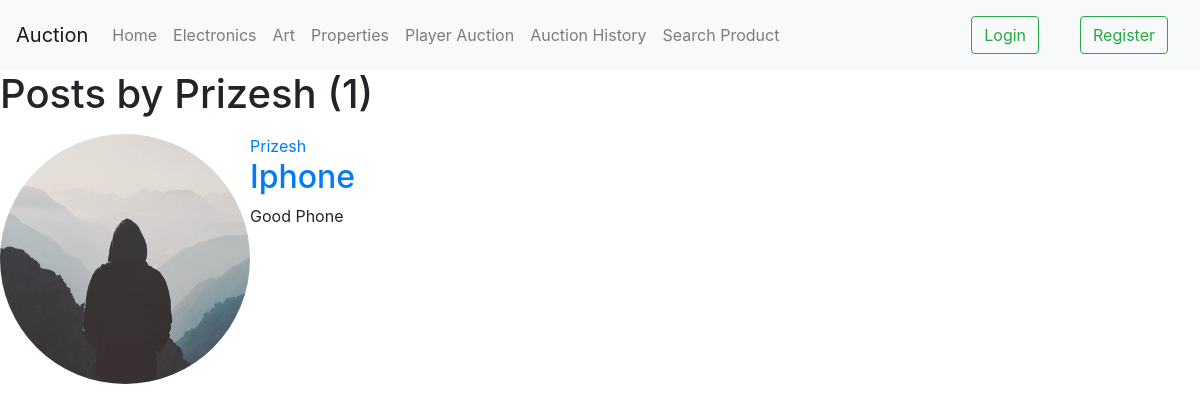
Page /user/Prizesh on the committed database.
### blog/models.py (models this page shows, shortened)
class Post(models.Model):
    title = models.CharField(max_length=100)
    content = models.TextField()
    author = models.ForeignKey(User, on_delete=models.CASCADE)
    product_category=models.CharField(max_length=256, choices=[('electronic', 'electronic'), ('propertie','propertie'), ('art', 'art')],default="electronic")
    base_price=models.IntegerField(default="")
    raising_price=models.PositiveIntegerField(default=1, validators=[MinValueValidator(1)])
    sell_price=models.IntegerField(default=0,blank=True, null=True)
    status=models.CharField(max_length=50,default="bidding",choices=[('bidding', 'bidding'),('unsold', 'unsold'), ('sold','sold')])
    sell_customer_name= models.CharField(max_length=50,default="",blank=True)
    date = models.DateField(default=datetime.now)
    hour= models.PositiveIntegerField(default=0, validators=[MinValueValidator(0), MaxValueValidator(23)])
    minite=models.PositiveIntegerField(default=0, validators=[MinValueValidator(0), MaxValueValidator(59)])
    second=models.PositiveIntegerField(default=0, validators=[MinValueValidator(0), MaxValueValidator(59)])
    image = models.ImageField(default='default.jpg', upload_to='product_pics')
    payment_status=models.CharField(max_length=50,default="incomplete",choices=[('incomplete', 'incomplete'),('complete', 'complete')])

### users/models.py (models this page shows, shortened)
class Profile(models.Model):
    user = models.OneToOneField(User, on_delete=models.CASCADE)
    image = models.ImageField(default='default.jpg', upload_to='profile_pics')
    phone = models.CharField(max_length=10, blank=True)
    pla_auc = models.CharField(max_length=50,default="no",choices=[('no', 'no'),('yes', 'yes')])

### blog/views.py (the view)
# urls.py: path('user/<str:username>', UserPostListView.as_view(), name='user-posts'),
class UserPostListView(ListView):
    model = Post
    template_name = 'blog/user_posts.html'  # <app>/<model>_<viewtype>.html
    context_object_name = 'posts'
    paginate_by = 3
    def get_queryset(self):
        user = get_object_or_404(User, username=self.kwargs.get('username'))
        return Post.objects.filter(author=user)

### blog/templates/blog/user_posts.html (shortened to what this page needs)
{% extends "blog/base.html" %}
{% block content %}
    <h1 class="mb-3">Posts by {{ view.kwargs.username }} ({{ page_obj.paginator.count }})</h1>
    {% for post in posts %}
        <article class="media content-section">
          <img class="rounded-circle article-img" src="{{ post.author.profile.image.url }}">
          <div class="media-body">
            <div class="article-metadata">
              <a class="mr-2" href="{% url 'user-posts' post.author.username %}">{{ post.author }}</a>
            </div>
            <h2><a class="article-title" href="{% url 'post-detail' post.id %}">{{ post.title }}</a></h2>
            <p class="article-content">{{ post.content }}</p>
          </div>
        </article>
    {% endfor %}
{% endblock content %}

### rows in the picture
Post: author.profile.image (placeholder picture), author "Prizesh", title "Iphone", content "Good Phone"

### other values in the picture
{{ view.kwargs.username }} "Prizesh"
{{ page_obj.paginator.count }} "1"
